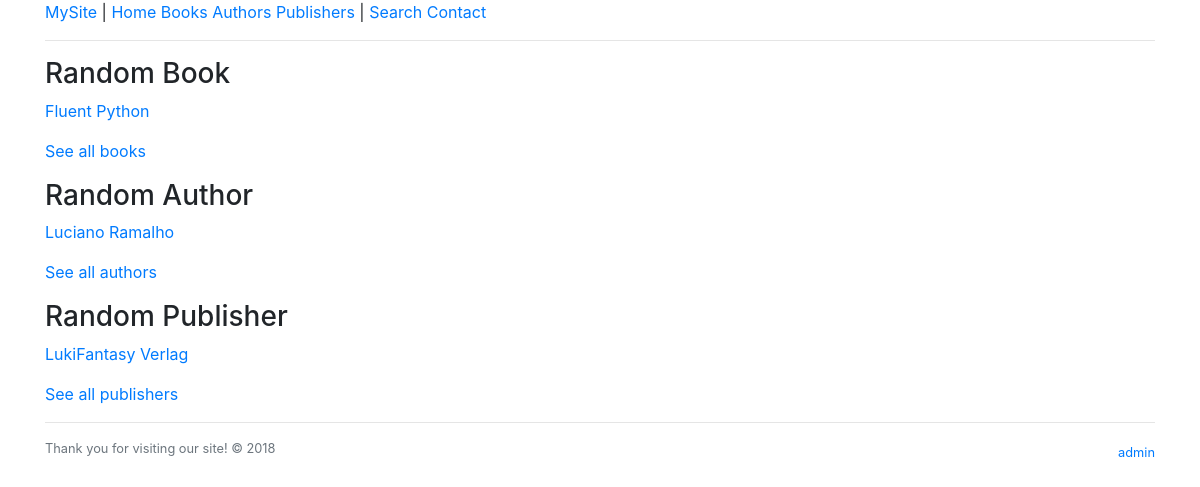
The page /books/ on the database its author committed.
### books/models.py (models this page shows, shortened)
class Book(models.Model):
    title = models.CharField(max_length=100)
    authors = models.ManyToManyField(Author)
    publisher = models.ForeignKey(Publisher, on_delete=models.CASCADE)
    publication_date = models.DateField()

class Author(models.Model):
    salutation = models.CharField(max_length=10)
    first_name = models.CharField(max_length=30)
    last_name = models.CharField(max_length=40)
    email = models.EmailField()
    photo = models.ImageField(upload_to="tmp/")
    def full_name(self):
        return f"{self.first_name} {self.last_name}"

class Publisher(models.Model):
    name = models.CharField(max_length=30)
    address = models.CharField(max_length=50)
    city = models.CharField(max_length=60)
    state_province = models.CharField(max_length=30)
    country = models.CharField(max_length=50)
    website = models.URLField()

### books/views.py (the view)
# urls.py: path("", views.index, name="index"),
def index(request):
    book = choice(Book.objects.all())
    author = choice(Author.objects.all())
    publisher = choice(Publisher.objects.all())
    return render(request, "books/index.html", {
        "book": book,
        "author": author,
        "publisher": publisher,
    })

### templates/books/index.html (shortened to what this page needs)
{% extends "books/base.html" %}
{% block content %}
  <h3>Random Book</h3>
  <p><a href="{% url 'books:book_details' book.id %}">{{ book.title }}</a></p>
  <p><a href="{% url 'books:book_list' %}">See all books</a></p>
  <h3>Random Author</h3>
  <p><a href="{% url 'books:author_details' author.id %}">{{ author.full_name }}</a></p>
  <p><a href="{% url 'books:author_list' %}">See all authors</a></p>
  <h3>Random Publisher</h3>
  <p><a href="{% url 'books:publisher_details' publisher.id %}">{{ publisher.name }}</a></p>
  <p><a href="{% url 'books:publisher_list' %}">See all publishers</a></p>
{% endblock %}

### rows shown on the page
Book: title "Fluent Python"
Author: full_name "Luciano Ramalho"
Publisher: name "LukiFantasy Verlag"
